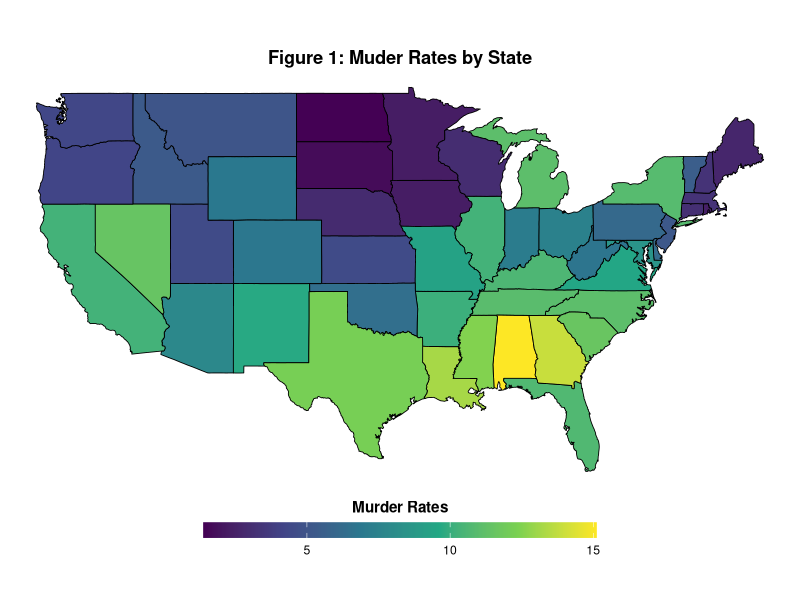
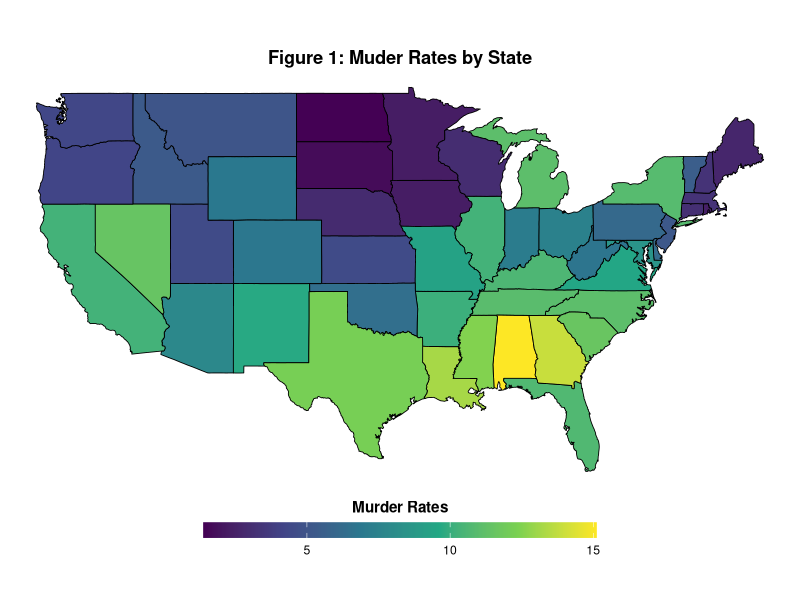
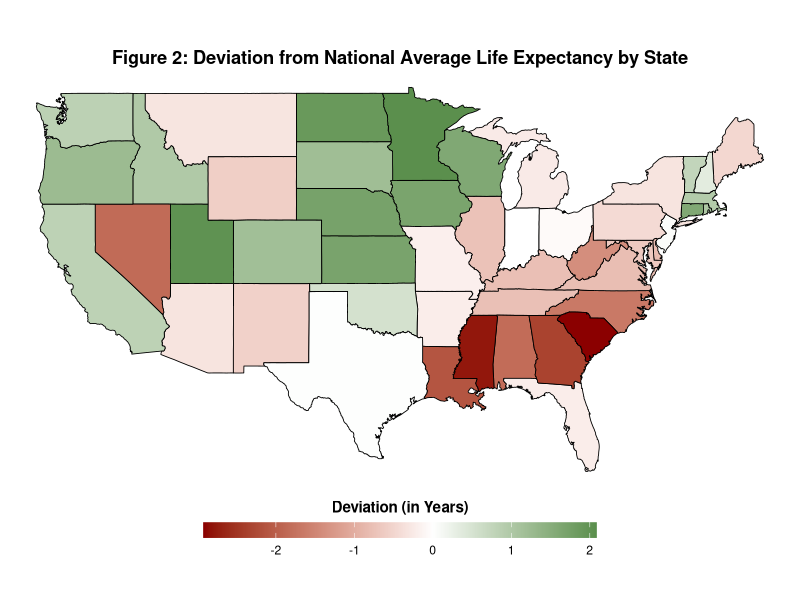
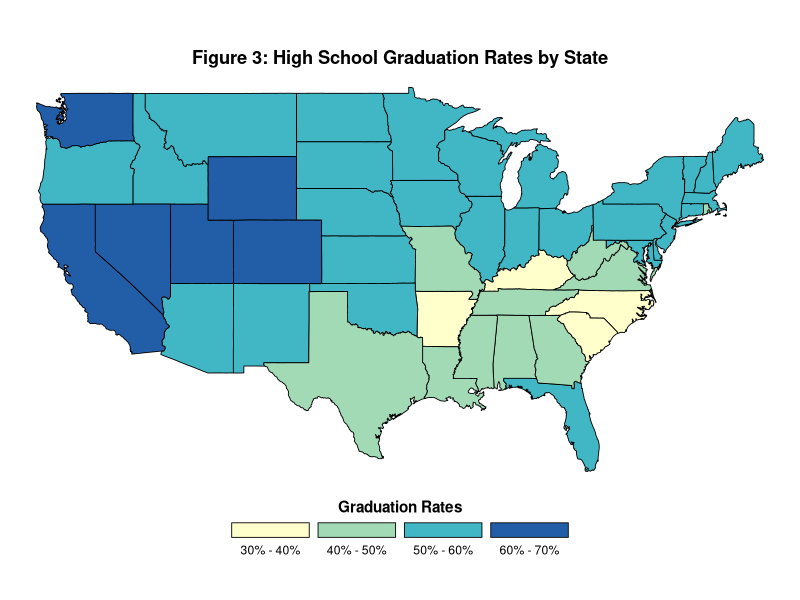
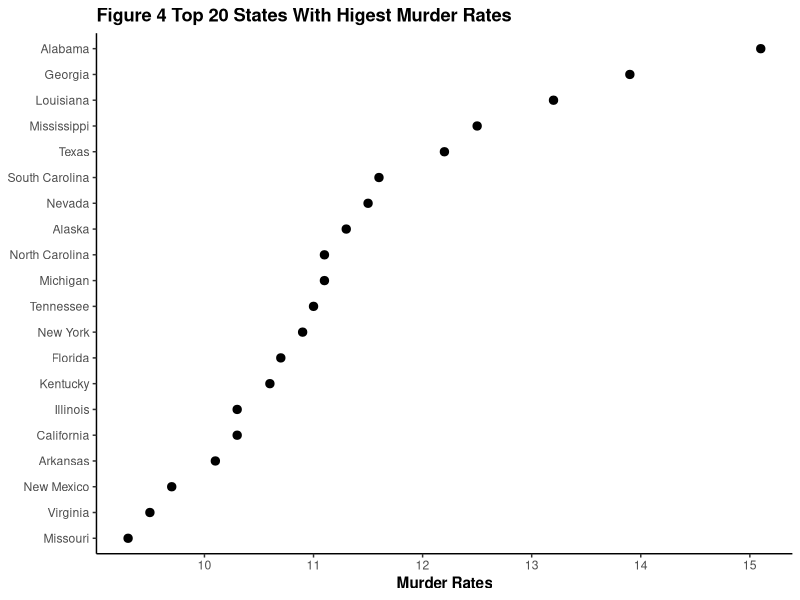
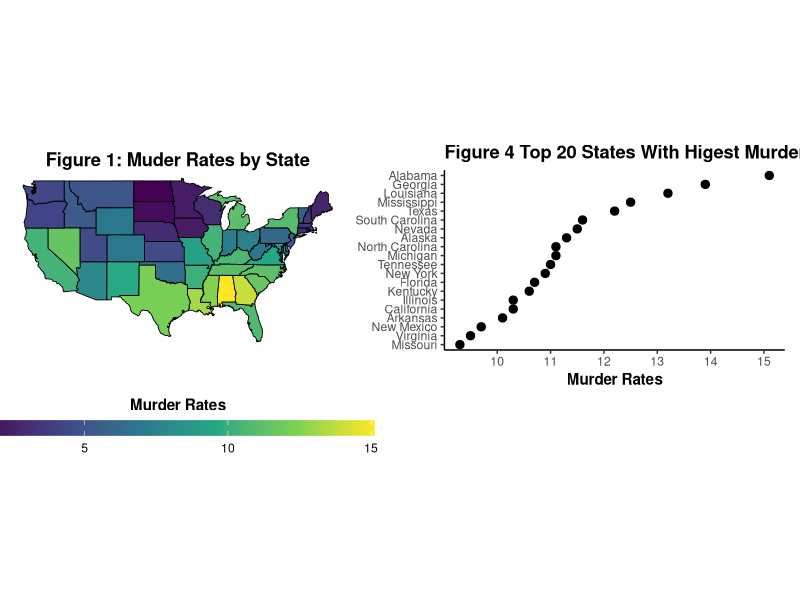

Generate these figures, in order, with R:
# ----------------------------------
# Script name: lab13.R
# Purpose: PLSC 498 In-Class Problem Set - Mapping Social Phenomena with US Election Data
# ----------------------------------

#setup----
library(ggplot2)
library(tidyr)
library(dplyr)
library(maps)
library(patchwork)

#data----
#get map boundary data
us <- map_data("state")

#build data attribute data
state_data <- data.frame(
  region = tolower(state.name),
  as.data.frame(state.x77)
)

#inspection
dim(us)
dim(state_data)
head(state_data)

state_data$region %in% us$region #map_data only includes contiguous USA


#Choropleth 1: Murder Rate----

#Merge data
us_merged <- us %>% 
  left_join(state_data, by = "region")

fig1 <- ggplot(us_merged, aes(x = long, y = lat, group = group, fill = Murder)) +
  geom_polygon(color = "black", linewidth = 0.3) +
  coord_quickmap() +
  scale_fill_viridis_c(name = "Murder Rates",
                       guide = guide_colorbar(title.position = "top",
                                              title.hjust = 0.5)) +
  theme_void()  +
  ggtitle("Figure 1: Muder Rates by State") +
  theme(plot.title = element_text(hjust = 0.5, face = "bold"),
       legend.position = "bottom",
       legend.direction = "horizontal",
       legend.title = element_text(face ="bold"),
       legend.key.width = unit(2, "cm"),
       legend.key.height = unit(0.4, "cm"))

ggsave("figures/murder_rate_map.png", fig1, width = 7, height = 4)

##Choropleth 2: Life expectancy ----
state_data <- state_data %>%
  mutate(life_dev = Life.Exp - mean(Life.Exp))

#merge data
us_merged <- us %>% left_join(state_data, by = "region")

fig2 <- ggplot(us_merged, aes(x = long, y = lat, group = group,
                              fill = life_dev)) +
  geom_polygon(color = "black", linewidth = 0.3) +
  coord_quickmap() +
  scale_fill_gradient2(low = "darkred", mid = "white",
                       high = "darkgreen", midpoint = 0,
                       name = "Deviation (in Years)", 
                       guide = guide_colorbar(title.position = "top",
                                                                                                       title.hjust = 0.5)) +
  theme_void() +
  ggtitle("Figure 2: Deviation from National Average Life Expectancy by State") +
  theme(plot.title = element_text(hjust = 0.5, face = "bold"),
        legend.position = "bottom",
        legend.direction = "horizontal",
        legend.title = element_text(face ="bold"),
        legend.key.width = unit(2, "cm"),
        legend.key.height = unit(0.4, "cm"))

ggsave("figures/life_exp_diverging.png", fig2, width = 7, height = 4)

## Choropleth 3: Binned variables
#determining bin lengths
#summary(state_data$HS.Grad)
state_data <- state_data %>%
  mutate(grad_cat = cut(HS.Grad,
                        breaks = c(0, 30, 40, 50, 60, 70, 100),
                        labels = c("< 30%", "30% - 40%", "40% - 50%", "50% - 60%", "60% - 70%", "70% - 100%")))

#merge data
us_merged <- us %>% left_join(state_data, by = "region")

fig3 <- ggplot(us_merged, aes(x = long, y = lat, group = group,
                              fill = grad_cat)) +
  geom_polygon(color = "black", linewidth = 0.3) +
  coord_quickmap() +
  scale_fill_brewer(palette = "YlGnBu", 
                    name = "Graduation Rates",
                    guide = guide_legend(
                      title.position = "top",
                      title.hjust = 0.5),
                    na.translate = F) +
  theme_void() +
  ggtitle("Figure 3: High School Graduation Rates by State") +
  theme(plot.title = element_text(hjust = 0.5, face = "bold"),
        legend.position = "bottom",
        legend.direction = "horizontal",
        legend.title = element_text(face ="bold"),
        legend.key.width = unit(2, "cm"),
        legend.key.height = unit(0.4, "cm"),
        legend.text.position = "bottom")

ggsave("figures/hs_grad_binned.png", fig3, width = 7, height = 4)

## Map vs dot plot comparison

#murder choropleth
fig1 

#dot plots showing top 20 states by murder rate
top_20 <- state_data %>%
  arrange(desc(Murder)) %>%
  slice_head(n = 20) %>%
  mutate(region = reorder(region, Murder))

fig4 <- ggplot(top_20, aes(x = Murder, y = region)) +
  geom_point(size = 2.5) +
  theme_classic() +
  theme(title = element_text(face ="bold")) +
  labs(x = "Murder Rates", y = NULL) +
  scale_y_discrete(labels = tools::toTitleCase) +
  ggtitle("Figure 4 Top 20 States With Higest Murder Rates")

ggsave("figures/murder_dotplot.png", fig4, width = 5, height = 7)

fig4_comp <- fig1 | fig4 #both plots side by side 

ggsave("figures/murder_dot_choro_comp.png", fig4_comp, width = 10, height = 7)
